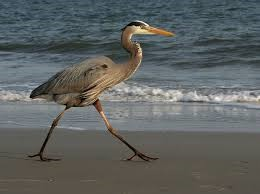
%> input picture Lab Materials/matlab/q3.jpg, 260 x 194 px
$ octave quest3.m   (GNU Octave 9; MATLAB toolbox functions it lacks are replaced by stand-ins)
%> lines starting %> are read from the running program, lines starting %| are printed output that depends on the picture; in (x1, y1, x2, y2) boxes, pixels count from 0 and x2, y2 are one past the last pixel; in counts of white or black regions, pixels touching at a corner belong together; the program's own positions count from 1
clear all;
a=im2double(imread('q3.jpg'));
subplot(131),imshow(rgb2gray(a)),title('Orig. image');
%> after `imshow(rgb2gray(a))`:
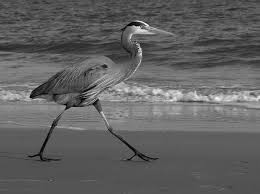
%> displayed picture: size 194x260, on the screen's scale of 0 to 255; min 0, max 250, mean 97.2
t=mean(a);
m=size(a,1);
%> m = 194
n=size(a,2);
%> n = 260
g1(m,n)=0;
%> g1: size 194x260 double; every value is 0
g2(m,n)=0;
for i=1:size(a,1)
    for j=1:size(a,2)
        if(a(i,j)>t)
            g1(i,j)=a(i,j);
        elseif(a(i,j)<=t)
            g2(i,j)=a(i,j);
        end
    end
end
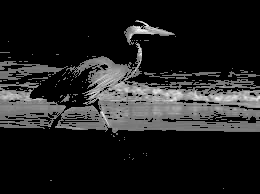
%> g1: size 194x260 double; min 0, max 0.992, mean 0.128
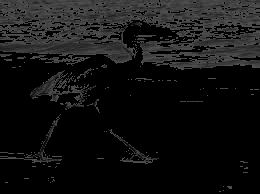
%> g2: size 194x260 double; min 0, max 0.322, mean 0.0717

u1=mean(g1);
%> u1 = 260 values, max 0.253 at index 139, min 0.0486 at index 54, mean 0.128
u2=mean(g2);
%> u2 = 260 values, max 0.111 at index 57, min 0.0413 at index 134, mean 0.0717

tnew=(u1+u2)/2;
%> tnew = 260 values, max 0.152 at index 139, min 0.071 at index 64, mean 0.0998

while(tnew>t)
for i=1:size(a,1)
    for j=1:size(a,2)
        if(a(i,j)>t)
            g1=a(i,j);
        elseif(a(i,j)<=t)
            g2=a(i,j);
        end
    end
end

u1=mean(g1);
u2=mean(g2);

tnew=(u1+u2)/2;
end
%> this loop made 0 passes

if(tnew<t)
    for i=1:size(a,1)
    for j=1:size(a,2)
        if(a(i,j)>tnew)
            a(i,j)=1;
        elseif(a(i,j)<=tnew)
            a(i,j)=0;
        end
    end
    end
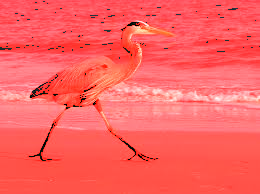
%> a: size 194x260x3 double; mean R, G, B 0.989, 0.386, 0.38
end
level1 = graythresh(a)
%> level1 = 0.682
BW3 = im2bw(a,level1);
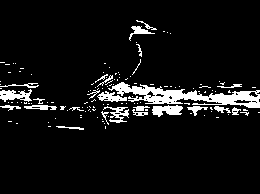
%> BW3: size 194x260 logical; 7.3% white; 132 white regions (108 under 20 px), largest, box (x1, y1, x2, y2) and area: (108, 82, 260, 108) 1577, (0, 89, 32, 102) 250, (152, 105, 183, 117) 246
subplot(132),imshow(BW3),title('After Global Thresholding');

%subplot(132),imshow(im2bw(a)),title('After Global Thresholding');

a=im2double(imread('q3.jpg'));
[counts1,x] = imhist(a,16);
%> counts1 = [308; 576; 1681; 7491; 24230; 49291; 24913; 19860; 14019; 4475; 2393; 1243; 568; 215; 45; 12]; x = [0; 0.0667; 0.133; 0.2; 0.267; 0.333; 0.4; 0.467; 0.533; 0.6; 0.667; 0.733; 0.8; 0.867; 0.933; 1]
T1 = otsuthresh(counts1);
%> T1 = 0.4
BW1 = im2bw(a,T1);
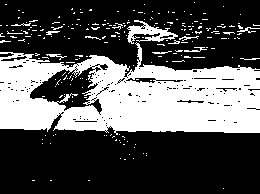
%> BW1: size 194x260 logical; 33.2% white; 218 white regions (205 under 20 px), largest, box (x1, y1, x2, y2) and area: (0, 42, 260, 135) 15140, (127, 20, 178, 44) 502, (184, 47, 207, 52) 48
subplot(133),imshow(BW1),title('Otsu');

$ run again, with Lab Materials/matlab/q1.jpg copied over Lab Materials/matlab/q3.jpg
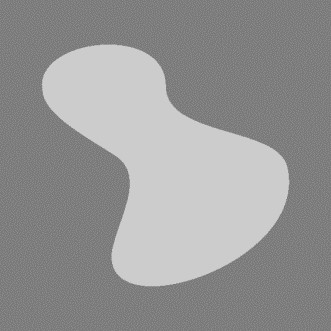
%> input picture Lab Materials/matlab/q1.jpg, 331 x 331 px
%> u1 = 331 values, max 0.57 at index 134, min 0 at index 1, mean 0.234
%> u2 = 331 values, max 0.287 at index 320, min 0.0582 at index 143, mean 0.171
%> tnew = 331 values, max 0.326 at index 132, min 0.1 at index 331, mean 0.203
%> after the loop `for i=1:size(a,1)`:
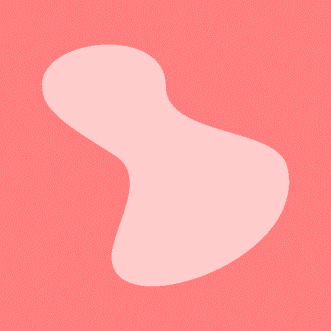
%> a: size 331x331x3 double; mean R, G, B 1, 0.584, 0.584
%> level1 = 0.71
%> `BW3 = im2bw(a,level1);`:
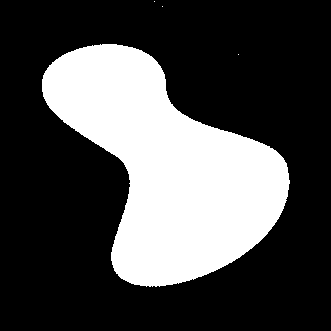
%> BW3: size 331x331 logical; 29.6% white; 4 white regions (3 under 20 px), largest, box (x1, y1, x2, y2) and area: (42, 44, 290, 287) 32420
%> counts1 = [0; 0; 0; 0; 0; 0; 216; 151347; 79134; 1200; 486; 684; 95562; 54; 0; 0]; x = [0; 0.0667; 0.133; 0.2; 0.267; 0.333; 0.4; 0.467; 0.533; 0.6; 0.667; 0.733; 0.8; 0.867; 0.933; 1]
%> T1 = 0.6
%> BW1: size 331x331 logical; 29.5% white; 1 white region, box (x1, y1, x2, y2) and area: (42, 44, 290, 287) 32354

$ run again, with Lab Materials/matlab/q4.jpg copied over Lab Materials/matlab/q3.jpg
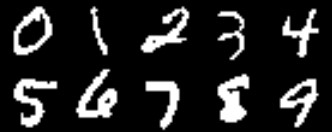
%> input picture Lab Materials/matlab/q4.jpg, 332 x 132 px
%> after the loop `for i=1:size(a,1)`:
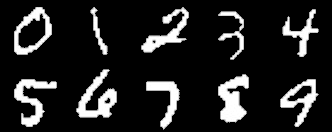
%> g1: size 132x332 double; min 0, max 1, mean 0.137
%> u1 = 332 values, max 0.435 at index 236, min 0 at index 1, mean 0.137
%> u2 = 332 values from 0 to 0
%> tnew = 332 values, max 0.218 at index 236, min 0 at index 1, mean 0.0687
%> level1 = 0.447
%> BW3: size 132x332 logical; 15.6% white; 10 white regions, largest, box (x1, y1, x2, y2) and area: (218, 74, 249, 123) 939, (76, 69, 117, 118) 929, (14, 79, 57, 127) 840
%> counts1 = [103878; 1395; 1545; 1020; 1065; 864; 1044; 981; 1179; 891; 810; 1008; 1272; 1173; 1539; 11808]; x = [0; 0.0667; 0.133; 0.2; 0.267; 0.333; 0.4; 0.467; 0.533; 0.6; 0.667; 0.733; 0.8; 0.867; 0.933; 1]
%> T1 = 0.4
%> `BW1 = im2bw(a,T1);`:
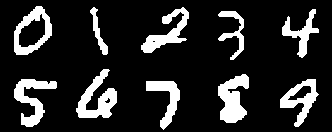
%> BW1: size 132x332 logical; 15.9% white; 10 white regions, largest, box (x1, y1, x2, y2) and area: (218, 74, 249, 123) 954, (76, 69, 117, 118) 945, (14, 79, 57, 127) 854
